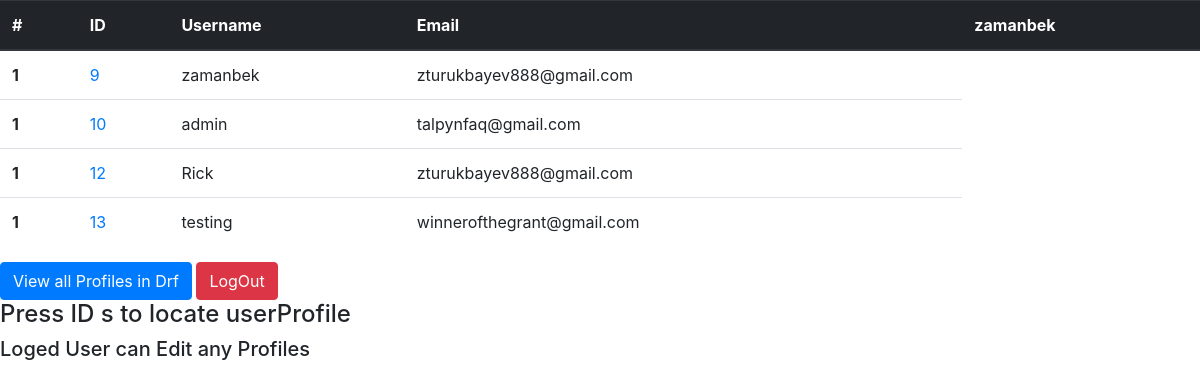
Screenshot of /profileListLinks (signed in) with the database file from the repository.
### task/models.py (models this page shows, shortened)
class UserProfile(models.Model):
    user = models.OneToOneField(User, unique=True, on_delete=models.CASCADE)
    firstname = models.CharField('firstName', max_length=100, )
    lastname = models.CharField('lastName', max_length=100, )
    sex = models.BooleanField(blank=True)
    avatar = models.ImageField(upload_to='avatars', blank=True)
    email = models.EmailField('email', max_length=100)
    born = models.DateTimeField(null=True, blank=True)

### task/views.py (the view)
# urls.py: path('profileListLinks',
def profileListLinks(request):
    userProfiles = UserProfile.objects.all()
    return render(request, 'task/profileListLinks.html', {'userProfiles': userProfiles})

### task/templates/task/profileListLinks.html (shortened to what this page needs)
<!DOCTYPE html>
<html lang="en">
<head>
    {% load static %}
    <link rel="stylesheet" href="https://maxcdn.bootstrapcdn.com/bootstrap/4.0.0/css/bootstrap.min.css"
>
</head>
<body>
    {%if not request.user.is_authenticated %}
    <a href="{% url 'auth' %}"><span class="font-weight-bolder text-danger">You have to LOGIN</span></a>
    {% else %}
    <table class="table">
        <thead class="thead-dark">
            <tr>
                <th scope="col">#</th>
                <th scope="col">ID</th>
                <th scope="col">Username</th>
                <th scope="col">Email</th>
                <th scope="col">{{request.user.username}}</th>
            </tr>
        </thead>
        <tbody>
            {% for profile in userProfiles%}
            <tr>
                <th scope="row">1</th>
                <td><a href="{{profile.id}}">{{profile.id}}</a></td>
                <td>{{profile.user.username}}</td>
                <td>{{profile.email}}</td>
            </tr>
            {% endfor %}
        </tbody>
    </table>
    <form style="display: inline" action="{% url 'list' %}" method="GET">
        <button class="btn btn-primary">View all Profiles in Drf</button>
    </form>
    <form style="display: inline" action="{% url 'log_out' %}" method="POST">
        <button class="btn btn-danger">LogOut</button>
    </form>
    <h4>Press ID s to locate userProfile </h4>
    <h5>Loged User can Edit any Profiles</h5>
    {% endif %}
</body>
</html>

### rows the page displays
UserProfile: id "9", user.username "zamanbek", email "zturukbayev888@gmail.com"
UserProfile: id "10", user.username "admin", email "talpynfaq@gmail.com"
UserProfile: id "12", user.username "Rick", email "zturukbayev888@gmail.com"
UserProfile: id "13", user.username "testing", email "winnerofthegrant@gmail.com"

### other values shown
{{ request.user.username }} "zamanbek"
